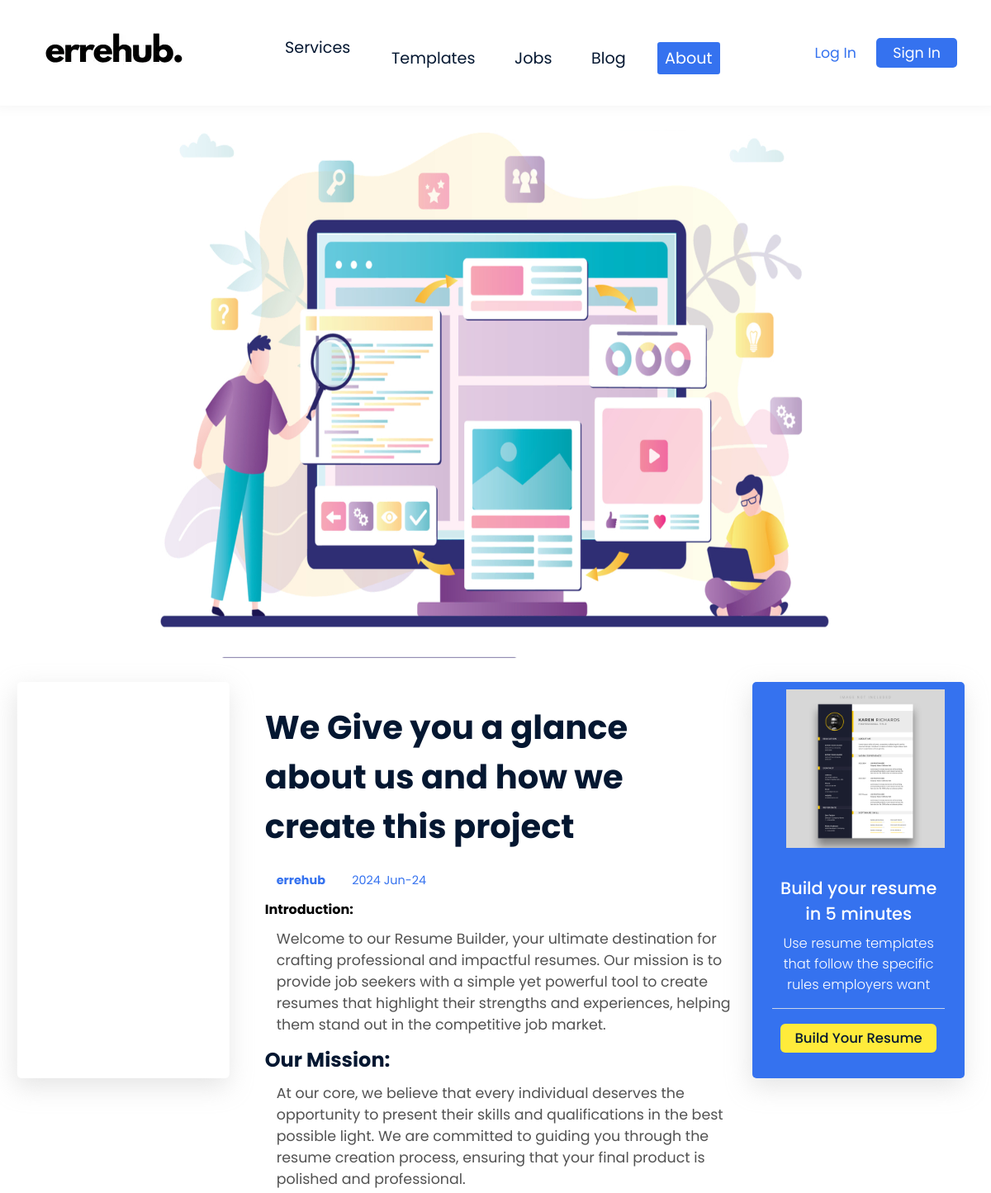
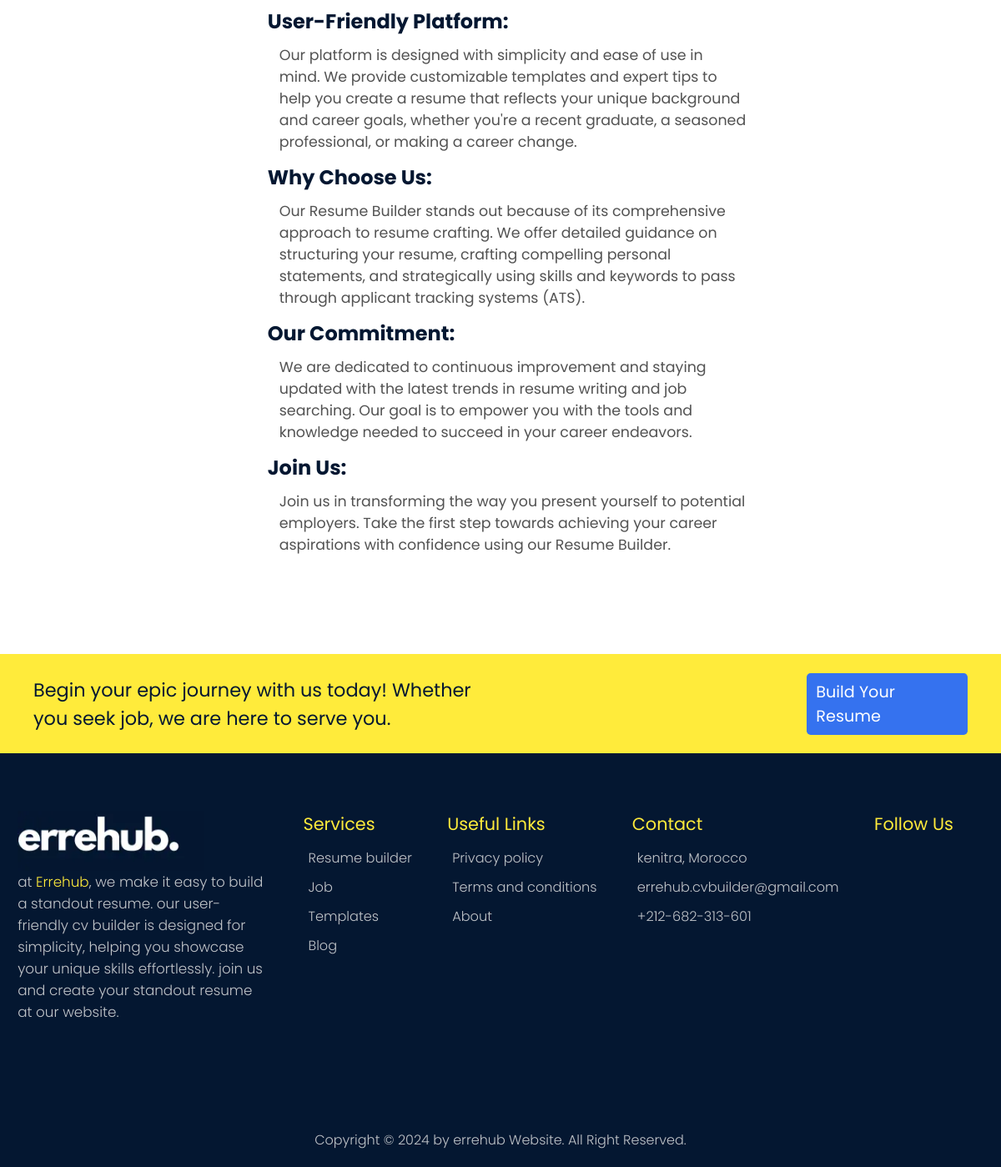
The page /blog/topic.php?id=2&title=about-us&image=../assets/image/about-us.webp on the database its author committed (2 pictures, top to bottom).
### tables this page shows
CREATE TABLE `blogs` (
  `blog_id` int(2) NOT NULL,
  `title_content` varchar(225) NOT NULL,
  `blog_content` text NOT NULL
);

### blog/topic.php (the view, shortened to what this page needs)
<?php
include("../config/config.php");
$title = "";
$topic = "";
if (isset($_GET["id"])) {
    $url_value = $_GET["id"];
    $query = "SELECT title_content FROM blogs WHERE blog_id = $url_value";
    $stmt = $serverConnection->prepare($query);
    $stmt->execute();
    if ($stmt->rowCount() > 0) {
        $result = $stmt->fetch(PDO::FETCH_ASSOC);
        $title =  $result['title_content'];
    } else {
        echo "No blog found";
    }
}
if (isset($_GET["id"])) {
    $url_value = $_GET["id"];
    $query = "SELECT blog_content FROM blogs WHERE blog_id = $url_value";
    $stmt = $serverConnection->prepare($query);
    $stmt->execute();
    if ($stmt->rowCount() > 0) {
        $result = $stmt->fetch(PDO::FETCH_ASSOC);
        $topic =  $result['blog_content'];
    } else {
        echo "No blog found";
    }
}
?>
<!DOCTYPE html>
<html lang="en">
<head>
    <link rel="stylesheet" href="../assets/styles/blog.css">
    <link rel="stylesheet" href="../assets/styles/style.css">
</head>
<body>
    <header>
        <div class="nav">
            <div class="logo">
                <a href="../index.php"><img src="../assets/image/errehub-wight.webp" alt="errehub logo"></a>
            </div>
            <nav>
                <ul>
                    <li class="parent">services
                    </li>
                    <li><a href="../template/template.php">templates</a></li>
                    <li><a href="../job/job.php">jobs</a></li>
                    <li><a href="blog.php">blog</a></li>
                    <li id="selected"><a class="selected" href="topic.php?id=2&title=about-us&image=../assets/image/about-us.webp">about</a></li>
                </ul>
            </nav>
            <div class="getBtn">
                <?php if (isset($_SESSION["User-Name"])) : ?>
                    <span class="regBtn"><?php echo htmlspecialchars($_SESSION["User-Name"]); ?></span>
                    <a class="regBtn" id="logout" href="../logout/logout.php">
                        <ion-icon name="log-out-outline"></ion-icon>
                    </a>
                <?php else : ?>
                    <a class="regBtn login" href="../login/login.php">Log in</a>
                    <a class="regBtn sign" href="../signup/sign-up.php">Sign in</a>
                <?php endif; ?>
            </div>
        </div>
    </header>
    <div class="header">
        <div class="head">
            <div class="headImg">
                <img src="" class="imgtopic" alt="image topic">
            </div>
        </div>
        <div class="m43reR">
            <div class="sideLeft">
            </div>
            <div class="middleTopic">
                <div class="topicTitle">
                    <h2><?php echo $title ?></h2>
                    <div class="dateShare">
                        <p><strong>errehub</strong></p>
                        <p>2024 Jun-24</p>
                    </div>
                </div>
                <?php echo $topic ?>
            </div>
            <div class="sideRight">
                <div class="boxAd">
                    <h3>Build your resume in 5 minutes</h3>
                    <p>Use resume templates that follow the specific rules employers want</p>
                    <section>
                        <a href="../template/template.php">Build your resume</a>
                    </section>
                </div>
            </div>
        </div>
    </div>
    <footer>
        <div class="footHead">
            <div class="footLeft">
                <h2>Begin your epic journey with us today! Whether you seek job, we are here to serve you.</h2>
            </div>
            <div class="footRight">
                <div class="footBtn">
                    <a class="getStarted footBtn" href="../editor/editor.php">build your resume</a>
                </div>
            </div>
        </div>
        <div class="mainFooter">
            <div class="footCol about">
                <a href="../index.php"><img src="../assets/image/errehub-dark.webp" alt="logo of the website Errehub"></a>
                <p>At <a class="footInd" href="../index.php">errehub</a>, we make it easy to build a standout resume. Our user-friendly CV builder is designed for simplicity, helping you showcase your unique skills effortlessly. Join us and create your standout resume at our website.</p>
            </div>
            <div class="footCol services">
                <h3>services</h3>
                <ul>
                    <li><a href="../editor/editor.php"><ion-icon name="chevron-forward-outline"></ion-icon> Resume builder</a></li>
                    <li><a href="../job/job.php"><ion-icon name="chevron-forward-outline"></ion-icon> Job</a></li>
                    <li><a href="../template/template.php"><ion-icon name="chevron-forward-outline"></ion-icon> Templates</a></li>
                    <li><a href="blog.php"><ion-icon name="chevron-forward-outline"></ion-icon> Blog</a></li>
                </ul>
            </div>
            <div class="footCol link">
                <h3>useful links</h3>
                <ul>
                    <li><a href=""><ion-icon name="chevron-forward-outline"></ion-icon> Privacy policy</a></li>
                    <li><a href=""><ion-icon name="chevron-forward-outline"></ion-icon> Terms and conditions</a></li>
                    <li><a href="../blog/topic.php?id=2&title=about-us&image=../assets/image/about-us.webp"><ion-icon name="chevron-forward-outline"></ion-icon> About</a></li>
                </ul>
            </div>
            <div class="footCol address">
                <h3>contact</h3>
                <ul>
                    <li><a href=""><ion-icon name="location-outline"></ion-icon>kenitra, Morocco</a></li>
                    <li><a href=""><ion-icon name="mail-outline"></ion-icon>errehub.cvbuilder@gmail.com</a></li>
                    <li><a href=""><ion-icon name="call-outline"></ion-icon>+212-682-313-601</a></li>
                </ul>
            </div>
            <div class="footCol follow">
                <h3>follow us</h3>
            </div>
        </div>
        <div class="resirved">
            <h3>Copyright © 2024 by errehub Website. All Right Reserved.</h3>
        </div>
    </footer>
</body>
</html>

### assets/styles/blog.css (style rules this page uses)
.head .headImg { width: 80%; padding: 10px; margin: 1.2rem auto; }
.head .headImg img { width: 100%; height: 40rem; }
.middleTopic { width: 70%; margin: 10px auto; padding-left: 4rem; }
.middleTopic .topicTitle h2 { margin: 15px 0; font-size: 2.5rem; text-wrap: balance; color: var(--main-title-c); }
.middleTopic .topicTitle .dateShare p { font-size: 0.9rem; color: var(--first-main-color); display: inline-block; width: fit-content; margin-right: 14px; }
.middleTopic h3.subTitle { font-size: 1.5rem; color: var(--main-title-c); }
.middleTopic p { color: var(--slogan-color); font-size: 1.09rem; margin: 10px 0 12px 14px; width: 90%; }
.m43reR { display: flex; }
.sideLeft, .sideRight { background-color: var(--weight); width: 20rem; border-radius: 5px; height: 30rem; position: sticky; top: 2rem; box-shadow: -2px 10px 30px 0px #c2c2c270; }
.sideLeft { left: 1.3rem; }
.sideRight { right: 2rem; background-color: var(--first-main-color); background-image: url(../image/resume.jpg); background-size: 12rem; background-repeat: no-repeat; background-position: 63% 3%; text-align: center; }
.sideRight .boxAd { margin-top: 14rem; color: var(--weight); padding: 10px 0.5rem; text-wrap: balance; }
.sideRight .boxAd h3 { font-weight: 500; font-size: 1.3rem; }
.sideRight .boxAd p { font-weight: 300; font-size: 1.02rem; padding: 8px 0; }
.sideRight .boxAd section { border-top: 1px solid var(--footer-color); margin: 0.5rem 1rem; }
.sideRight .boxAd section a { padding: 0.3rem 1.1rem; font-size: 1.03rem; color: var(--main-title-c); font-weight: 500; text-transform: capitalize; border-radius: 6px; background-color: var(--footer-title-c); margin-top: 1.1rem; cursor: pointer; display: inline-block; }

### rows shown on the page
blogs: title_content "We Give you a glance about us and how we create this project", blog_content "Introduction: Welcome to our Resume Builder, your ultimate destination for crafting professional and impactful resumes. Our mission is to provide job seekers with a simple yet powerful tool to create resumes that highlight their strengths and experiences, helping them stand out in the competitive job market. Our Mission: At our core, we believe that every individual deserves the opportunity to present their skills and qualifications in the best possible light. We are committed to guiding you through the resume creation process, ensuring that your final product is polished and professional. User-Friendly Platform: Our platform is designed with simplicity and ease of use in mind. We provide…"
